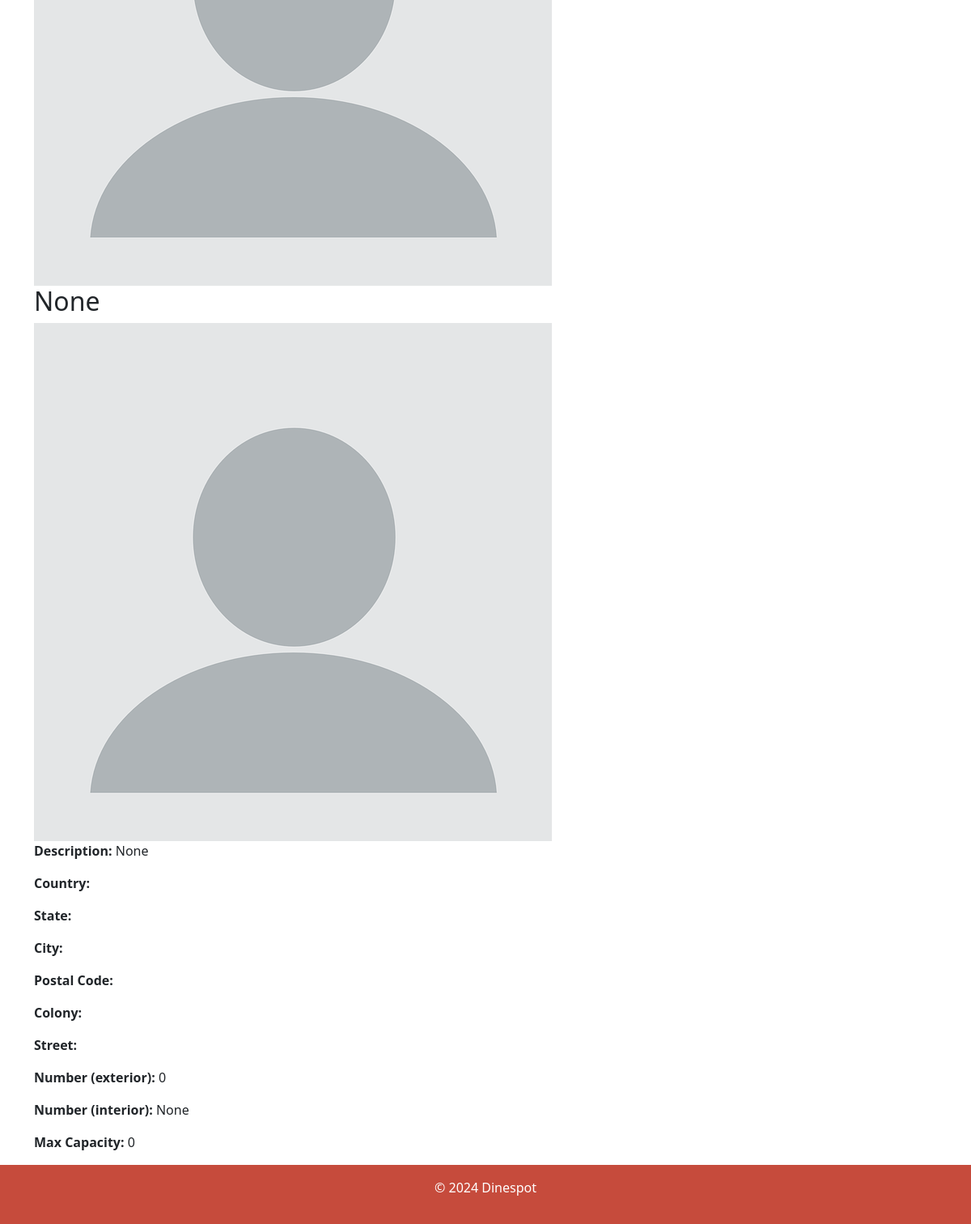
The page /infoRestaurant (signed in, lower part) on the database as committed earlier.
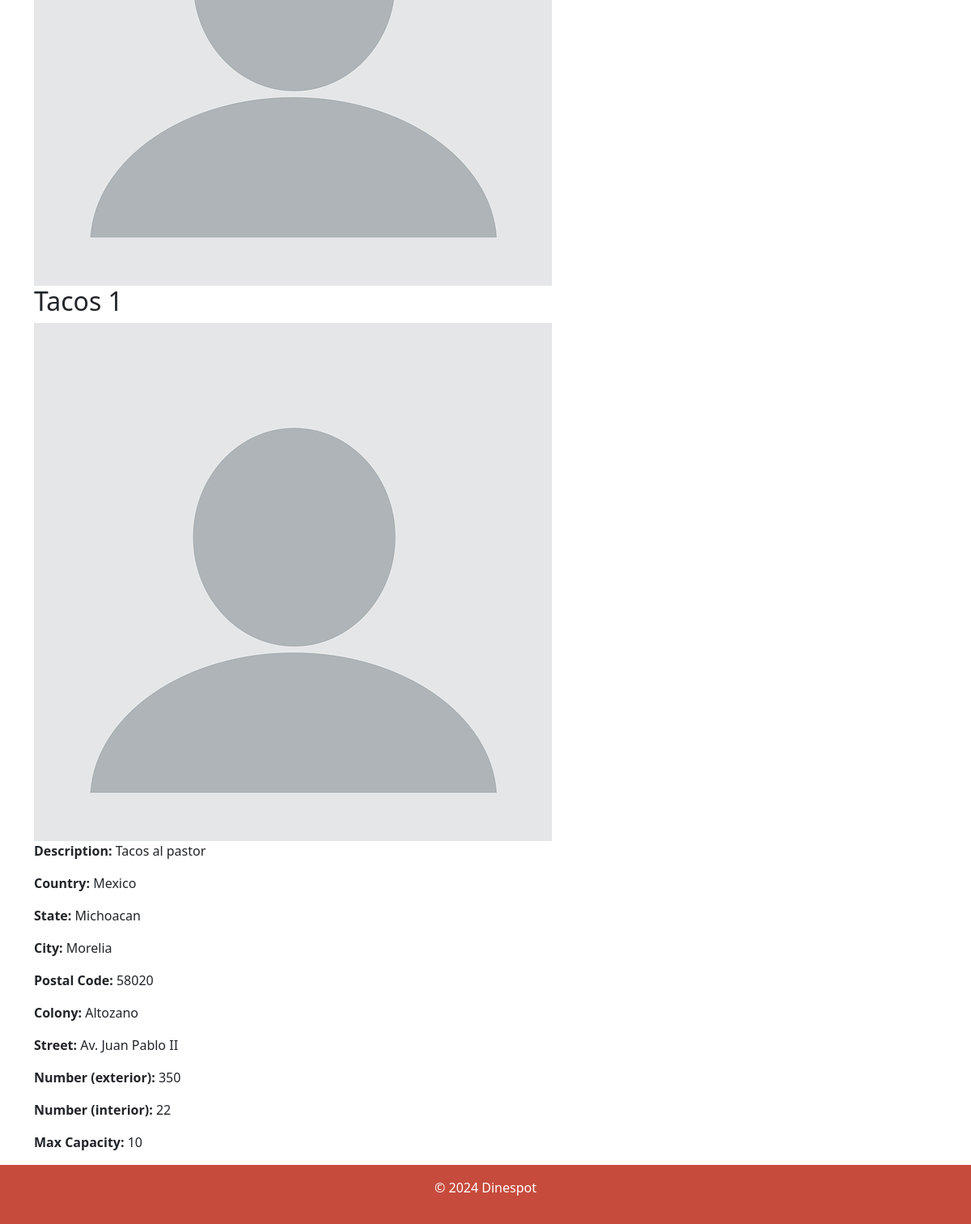
The same page on the database as committed later.
### dinespotapp/models.py (models this page shows, shortened)
class Restaurant(models.Model):
    user = models.ForeignKey(User, on_delete=models.CASCADE, default=None)
    rest_id = models.AutoField(primary_key=True)
    name = models.CharField(max_length=100, null=True, blank=True)
    description = models.CharField(max_length=100, null=True, blank=True)
    profileimg = models.ImageField(upload_to='profile_images', default='blank-profile-picture.png')
    country = models.CharField(max_length=60, default='')
    state = models.CharField(max_length=80, default='')
    city = models.CharField(max_length=21, default='')
    p_code = models.CharField(max_length=10, default='')
    colony = models.CharField(max_length=100, default='')
    street = models.CharField(max_length=100, default='')
    num_ext = models.SmallIntegerField(default=0)
    num_int = models.SmallIntegerField(null=True, blank=True)
    max_cap = models.SmallIntegerField(default=0)

### dinespotapp/views.py (the view)
# urls.py: path('infoRestaurant', views.infoRestaurant, name='infoRestaurant'),
@login_required(login_url='signinRestaurant')
def infoRestaurant(request):
    user_object = User.objects.get(username=request.user.username)
    user_profile = Restaurant.objects.get(user=user_object)
    return render(request, 'infoRestaurant.html', {'user_profile':user_profile})

### dinespotapp/templates/infoRestaurant.html (shortened to what this page needs)
{% extends 'base.html' %}
{% load static %}
{% block content %}
    <div class="container mt-5">
        <a href="#">
            <img src="{{user_profile.profileimg.url}}" class="header-avatar" alt="">
        </a>
        <h2>{{ user_profile.name }}</h2>
        <img src="{{ user_profile.profileimg.url }}" alt="Profile Image">
        <p><strong>Description:</strong> {{ user_profile.description }}</p>
        <p><strong>Country:</strong> {{ user_profile.country }}</p>
        <p><strong>State:</strong> {{ user_profile.state }}</p>
        <p><strong>City:</strong> {{ user_profile.city }}</p>
        <p><strong>Postal Code:</strong> {{ user_profile.p_code }}</p>
        <p><strong>Colony:</strong> {{ user_profile.colony }}</p>
        <p><strong>Street:</strong> {{ user_profile.street }}</p>
        <p><strong>Number (exterior):</strong> {{ user_profile.num_ext }}</p>
        <p><strong>Number (interior):</strong> {{ user_profile.num_int }}</p>
        <p><strong>Max Capacity:</strong> {{ user_profile.max_cap }}</p>
    </div>
{% endblock %}

Rows that differ between the two databases and show on the page:
changed Restaurant: name "None" → "Tacos 1"; description "None" → "Tacos al pastor"; country (not shown) → "Mexico"; state (not shown) → "Michoacan"; city (not shown) → "Morelia"; p_code (not shown) → "58020"; colony (not shown) → "Altozano"; street (not shown) → "Av. Juan Pablo II"; num_ext "0" → "350"; num_int "None" → "22"; max_cap "0" → "10"
